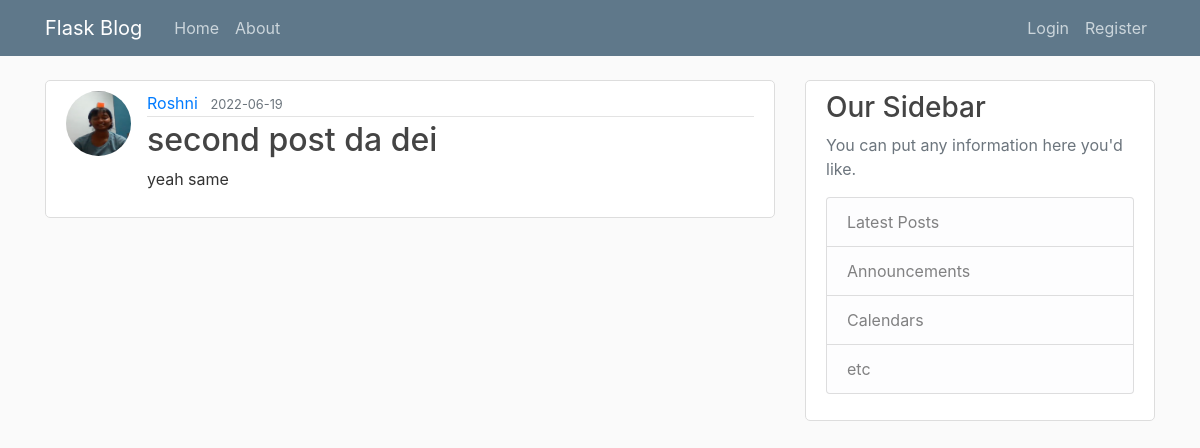
Screenshot of /post/2 with the database file from the repository.
### flaskblog/models.py (models this page shows, shortened)
class User(db.Model, UserMixin): #these classes are called models
    id = db.Column(db.Integer, primary_key=True)
    username = db.Column(db.String(20),  unique=True, nullable=False)
    email = db.Column(db.String(120),  unique=True, nullable=False)
    image_file = db.Column(db.String(20), nullable=False, default='default.jpg')
    password = db.Column(db.String(60), nullable=False)
    posts = db.relationship('Post', backref='author', lazy=True) #creating a one-to-many relationship with Post; backref is used to get info about the author of a certain post; lazy defines when SQLAlchemy loads the data from the database # P is uppercase as we're referencing the actual Post class

class Post(db.Model):
    id = db.Column(db.Integer, primary_key=True)
    title = db.Column(db.String(100), nullable = False)
    date_posted = db.Column(db.DateTime, nullable = False, default=datetime.utcnow)
    content = db.Column(db.Text, nullable = False)
    user_id = db.Column(db.Integer, db.ForeignKey('user.id'), nullable=False) #user is lowercase because we are referencing the default created table name in ForeignKey

### flaskblog/posts/routes.py (the view)
@posts.route("/post/<int:post_id>") #variables in flask, value of post_id should be given in the url_for thingie remember
def post(post_id):
    post = Post.query.get_or_404(post_id)
    return render_template('post.html', title = post.title, post = post)

### flaskblog/templates/post.html (shortened to what this page needs)
{% extends "layout.html" %}
{% block content %}
    <article class="media content-section">
        <img class = "rounded-circle article-img" src="{{ url_for('static', filename = 'profile_pics/' + post.author.image_file) }}" alt="">
        <div class="media-body">
        <div class="article-metadata">
            <a class="mr-2" href="{{ url_for('users.user_posts', username=post.author.username) }}">{{ post.author.username }}</a>
            <small class="text-muted">{{ post.date_posted.strftime('%Y-%m-%d') }}</small>
        </div>
        <h2 class="article-title">{{ post.title }}</h2>
        <p class="article-content">{{ post.content }}</p>
        </div>
    </article>
{% endblock content %}

### flaskblog/static/main.css (style rules this page uses)
body { background: #fafafa; color: #333333; margin-top: 5rem; }
h1, h2, h3, h4, h5, h6 { color: #444444; }
.content-section { background: #ffffff; padding: 10px 20px; border: 1px solid #dddddd; border-radius: 5px; margin-bottom: 20px; }
.article-title { color: #444444; }
.article-content { white-space: pre-line; }
.article-img { height: 65px; width: 65px; margin-right: 16px; }
.article-metadata { padding-bottom: 1px; margin-bottom: 4px; border-bottom: 1px solid #e3e3e3 }

### rows the page displays
User: image_file (picture), author.username "Roshni"
Post: date_posted "2022-06-19", title "second post da dei", content "yeah same"
